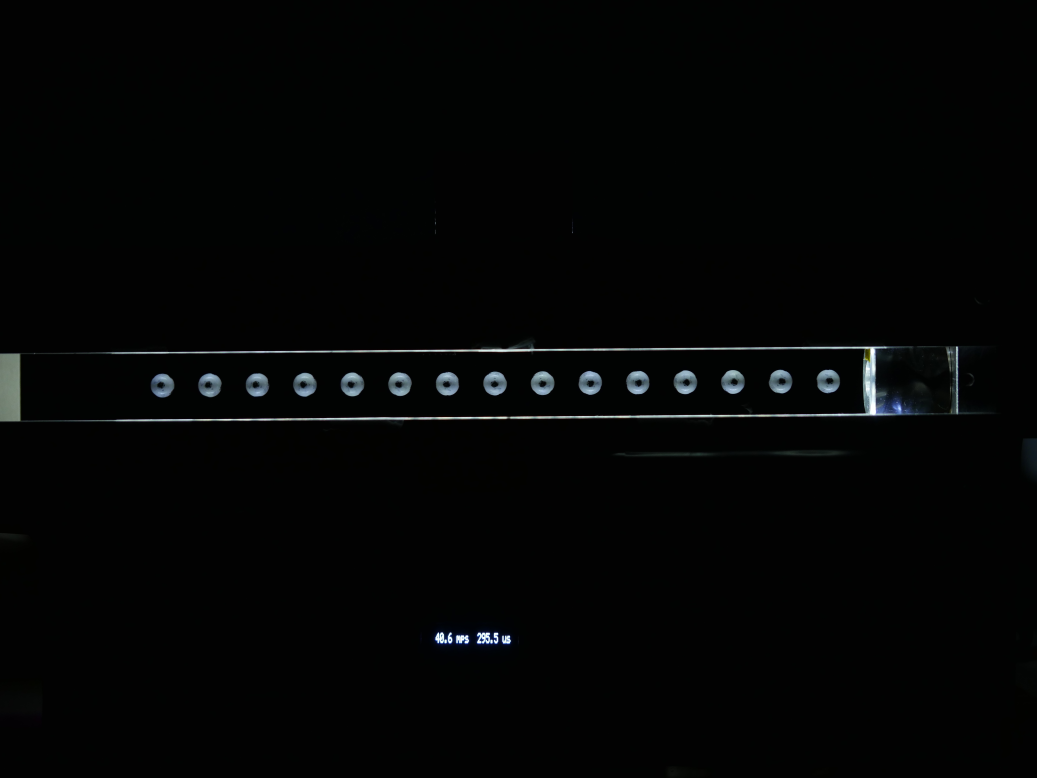
#> input picture bbpict/P1110805.JPG, 5184 x 3888 px (shown at 1/5 size)
$ python -i bbrot_v2.py   (imports and definitions only)
#> lines starting #> are read from the running program, lines starting #| are printed output that depends on the picture
#   bbrot.py
#                   v2
#
#   2022.07.09
#
#   変更履歴
#   2022.10.10  OCR仕様変更ー表示器をdeBUGgerからOLEDに変更のため。
#   2022.10.28  回転方向を限定することで-359〜359度の回転解析角度とした。
#               解析の時の角度を前回値から推定することで解析角度を狭めて高速化。
#               解析結果をcsvファイルに書き出し。
#   2022.10.29  OLED表示フォントを作ったのでOCR読み取り精度が上がった。ほぼOK。->読み取り自動化。
#   2023.04.18  角度0度の時の異常値判定を回避
#   2023.05.08  bbpictディレクトリ内の画像ファイル読込の際、子ディレクトリを除外しエラー回避
#   2023.05.08  読み取りエラーの時、解析角度範囲を狭めてやり直し...少しは救われるデータあり。時間かかる以外悪くなるところはないので採用
#   2023.05.09  BB弾回転アニメ.gifファイルを出力
#   2023.07.23  python3.11だとエラーになる。3.10.9でOK
#   2023.10.17  gifのdurationをdtに比例させ1/600スロー再生になるようにした。
#   2025.08.05  gitがわけわからん　データが消える  一度にアップデートできる量を超えているよう　設定を変更　git config --global http.postBuffer 157286400　してOK
#   2025.08.06  エラーが表示されるところを修正して、いらないサブルーチンやらを多少整理。
#   2025.08.19  パイソンのバージョン環境によってエラーになる？　バージョンごとにライブラリをインストールするのか？？？
#

#ライブラリの読み込み
import sys
import os
import math
#from webbrowser import BackgroundBrowser
import csv
import cv2  #openCV 画像解析

import pyocr    #OCR 写真から数値を読み取り
import pyocr.builders
#import datetime
import numpy as np
import matplotlib.pyplot as plt #グラフ描画（ヒストグラム）デバッグ用
from PIL import Image   #.GIFアニメーション生成

sys.path.append('/path/to/dir')
NON_INTERACTIVE = os.getenv('BBROT_NONINTERACTIVE', '0').lower() in ('1', 'true', 'yes')

#ウインドウの設定
#BB image window
winX0 = 0
winY0 = 0
#matchBB window
winX1 = 200
winY1 = 200
#TAMA window
winX2 = 500
winY2 = 200
winH2 = 140
#OCR window
winX3 = 0
winY3 = 560
#gif
winX4 = 30
winY4 = 400
#template
winX5 = 200
winY5 = 200
#
# [15 lines not run here, left out]

#色の定義
black   = (0, 0, 0)
mazenta = (255, 0, 255)
yellow  = (0, 255, 255)
green   = (0, 255, 0)
darkGreen = (0, 127, 0)
white   = (255, 255, 255)


# [647 lines left out: functions process, circlesHough, excludeSmall, inclinationAngle, bbImageCrop, estimateRot, not called in this run]


##### OCR ##########################################################################

def ocrLcd(image):
    """
    OCRで発光周期時間を読み取り

    Parameters
    ----------
    image : mat
        画像

    Returns
    -------
        読み取った周期時間
        読み取った初速
    """

    #撮影時の表示の位置で設定を変更
    #if fileName < "P110169":
                    #画像のサイズ　5184 × 3888 ピクセル　　180 ピクセル/インチ
    ocrType = 5     # 0 --  2022/07/17~ 手入力  P1110155.JPG ~ P1110xxx.JPG
                    # 1 --  2022/07/17~ 手入力  P1110170.JPG ~ P1110236.JPG 　　確認　0170-179,0183-0191
                    # 1.2 - 2022/07/24~ 手入力  P1110241.JPG ~ P1110xxx.JPG 　　確認　0241-0256,0258-273
                    # 2 --  2022/08/16~  P1110414.JPG ~ P1110603.JPG
                    # 3 --  2022/10/10~  P1110609.JPG ~
                    # 4 --  2022/10/30~  P1110885.JPG ~
                    # 5 --  2026/06/06~  P1160085.JPG ~ 3Dプリンタで筐体を製作したので表示位置が変わった

    if ocrType == 0:
        lcdImage = crop(image, ( 1800, 800) , ( 1000, 1000))
        lcdImage = cv2.convertScaleAbs(lcdImage, alpha = 0.5, beta = -20)
        lcdImage = cv2.medianBlur(lcdImage, ksize = 1) #ksizeは奇数
        ret, lcdImage = cv2.threshold(lcdImage, 95, 255,cv2.THRESH_BINARY)
    else:
        if ocrType == 1:
            # 2022/07/17~  P1110170.JPG ~ P1110xxx.JPG
            lcdImage = crop(image, ( 2250, 3250) , ( 850, 700))  #中心座標、サイズ
        if ocrType == 1.2:
            # 2020/07/24~  P1110241.JPG~
            lcdImage = crop(image, ( 1950, 3250) , ( 850, 800))  #中心座標、サイズ
        if ocrType == 2 or ocrType == 3:
            # 2022/08/16 P1110416.JPG~
            lcdImage = crop(image, ( 2400, 3250) , ( 700, 750))  #中心座標、サイズ
        if ocrType == 4:
            # 2022/10/30 P1110416.JPG~
            lcdImage = crop(image, ( 2350, 3200) , ( 700, 450))  #中心座標、サイズ
        if ocrType == 5:
            # 2026/06/06~  P1160085.JPG ~
            lcdImage = crop(image, ( 2592, 3000) , ( 700, 450))  #中心座標、サイズ

        #cv2.imshow('t',lcdImage)
        #cv2.waitKey(0)
        lcdImage = cv2.convertScaleAbs(lcdImage, alpha = 0.5, beta = -20)
        lcdImage = cv2.medianBlur(lcdImage, ksize = 3) #ksizeは奇数
        ret, _ = cv2.threshold(lcdImage, 0, 255,cv2.THRESH_BINARY | cv2.THRESH_OTSU)
        #print('OCR用二値化 大津の閾値:', ret)
        ret, lcdImage = cv2.threshold(lcdImage, ret + 35, 255,cv2.THRESH_BINARY)
        #retはOTSUのときのしきい値
        kernel = np.ones((3,3),np.uint8)
        lcdImage = cv2.erode(lcdImage, kernel)

    #表示LCD(deBUGger)の回転
    if ocrType == 0:
        lcdImage = rot(lcdImage, 91.5)
    if ocrType >= 1 and ocrType <= 2:
        lcdImage = rot(lcdImage, -90)
    #2020/10/10~ 専用OLED LCDに変更したので回転不要


    #cv2.imshow("image4", lcdImage)
    #cv2.waitKey(1)
    lcdImage = cv2.bitwise_not(lcdImage)    #反転
    #cv2.imshow("image4", lcdImage)
    #cv2.waitKey(1)

    #####test 文字
    #cv2.putText(lcdImage, "* test 12.3m/sec (456.7us) test *", org = (20, 860), fontFace = cv2.FONT_HERSHEY_SIMPLEX, fontScale = 1.0, color = (0,0,0), thickness = 2)
    cv2.imwrite('ocrimg.png', lcdImage)

    cv2.namedWindow("lcdImage", cv2.WINDOW_NORMAL)
    h = lcdImage.shape[0]
    w = lcdImage.shape[1]
    rLcdImage = cv2.resize(lcdImage, (w // 2, h // 2))

    cv2.imshow("lcdImage", rLcdImage)
    cv2.moveWindow("lcdImage", winX3, winY3)

    #cv2.imwrite("test.png",lcdImage)
    cv2.waitKey(1)

    tools = pyocr.get_available_tools()
    if len(tools) == 0:
        #print("No OCR tool found")
        sys.exit()

    tool = tools[0]
    # [5 lines of commented-out code are left out]
    builder = pyocr.builders.WordBoxBuilder(tesseract_layout=6) #box
    txt = tool.image_to_string(Image.open('ocrimg.png'), lang = 'eng', builder = builder)

    out = cv2.imread('ocrimg.png')
    for t in txt:

        #print('[ "' + t.content + '"', end = ' ')       # debug
        #print(t.position, "]")                          # debug
        cv2.rectangle(out, t.position[0], t.position[1], (255, 0, 255), 2) # type: ignore

    cv2.imshow('lcdImage', out) # type: ignore
    cv2.waitKey(1)
    #判別
    if len(txt) < 4:
        #読み取り項目不足のとき
        readVal = "xxx.x"
        readV0 = "xx.x"
        return readVal, readV0

    rvI = 0
    readVal = ""
    for i in range(-1, -3, -1):
        if txt[i].content == 'us':
            rvI = i - 1
            readVal = txt[rvI].content
            #print("dt読み取り値 ", readVal)    # debug
            break

    #usが識別できなかった時
    if rvI < 2:
        readVal = txt[-2].content
        readV0 = txt[-4].content
    else:
        readV0 = txt[rvI - 2].content
    #print("v0読み取り値 ", readV0)     # debug

    return readVal, readV0


##### サブ関数　##################################

def crop(image, pt, size):
    """
    画像の一部を矩形で切り取る

    Parameters
    ----------
    image : mat
        切り出し元の画像
    pt : [number, number]
        切り取り中心[col, row]
    size : [number, number]
        切り取りサイズ[width, height]

    Returns
    -------
        切り出した画像
    """
    left = int(pt[0] - size[0] / 2)
    if left < 0:
        left = 0
    right = int(pt[0] + size[0] / 2)
    top = int(pt[1] - size[1] / 2)
    if top < 0:
        top = 0
    bottom = int(pt[1] + size[1] / 2)
    d = len(image.shape)
    if d <= 2:
        #grayscale
        return image[top:bottom, left:right]
    else:
        #color
        return image[top:bottom, left:right, :]


# [54 lines left out: functions rot, mask_circle, not called in this run]


########  main  ######################################################################################
#指定したフォルダの画像すべてに対して実行
#pythonの関数の定義位置は、実際に実行するまでに定義されていればよい。
#プログラムは先頭から実行されていくがdef関数定義の中身は実行されないので、実際に呼び出された時で考える。
#ここでprocess()が呼ばれるまでにprocess()中で呼ばれる関数は定義されているのでprocess()の後に定義でもオッケー
# [8 lines not run here, left out]

root = './bbpict'
resultdir = './bbresult/'
# [1 line that did not run here, left out]
# [1 line not run here, left out]
files = []
#ディレクトリを除外
# [3 lines not run here, left out]

files = sorted(files)
# [3 lines not run here, left out]

# [1 line that did not run here, left out]
# [1 line that did not run here, left out]
# [1 line that did not run here, left out]

# [62 lines not run here, left out]

>>> import cv2
>>> picture = cv2.imread('bbpict/P1110805.JPG')
#> picture is the input picture: shape (3888, 5184, 3); mean B, G, R 4.7, 4.9, 3.9
>>> result = ocrLcd(picture)
#> in crop, `return image[top:bottom, left:right, :]`:
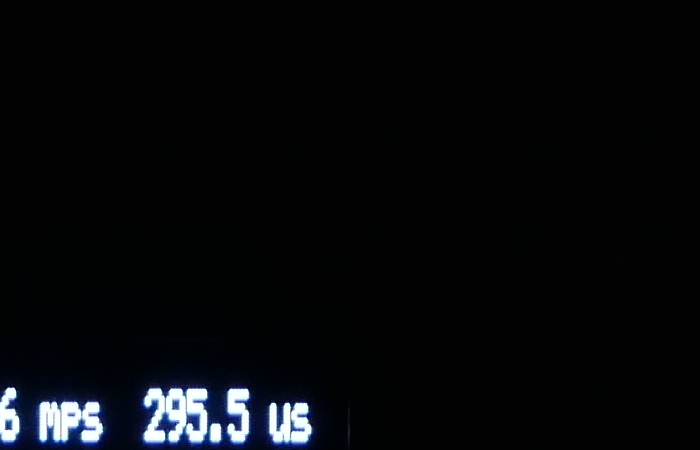
#> returned value: shape (450, 700, 3); mean of channels 0, 1, 2 10.9, 8.7, 7.4; drawn as B, G, R
#> in ocrLcd, `lcdImage = cv2.convertScaleAbs(lcdImage, alpha = 0.5, beta = -20)`:
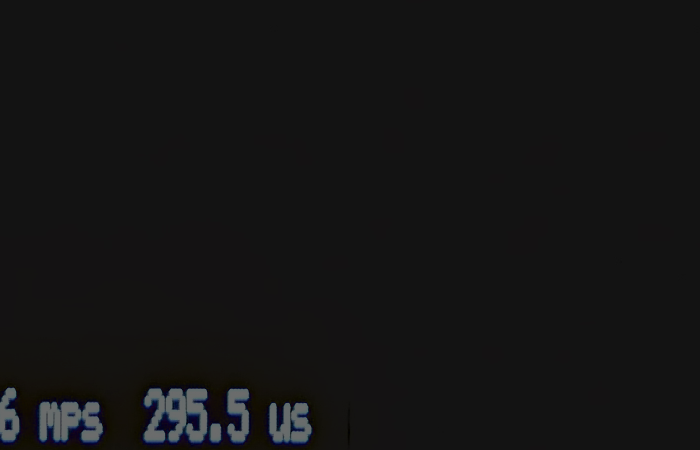
#> lcdImage: shape (450, 700, 3); mean B, G, R 20.7, 20.5, 20.7
#> (the run stopped early here; a loop or call above may not have finished)

$ run again, on bbpict/P1120004.JPG
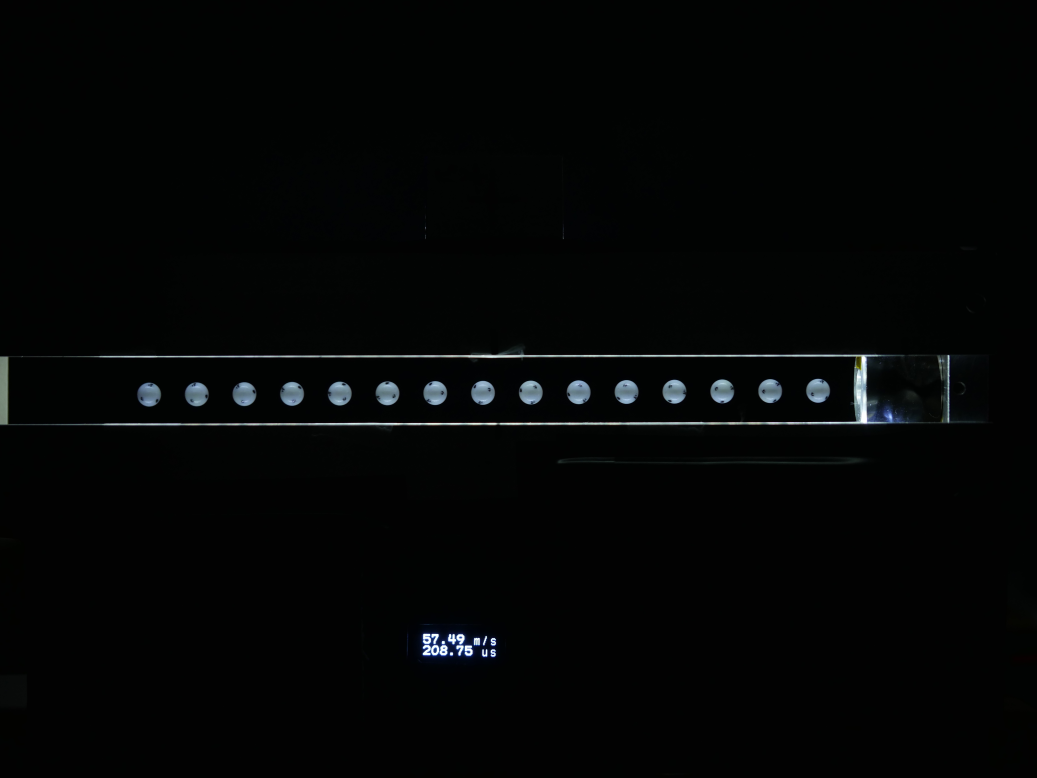
#> input picture bbpict/P1120004.JPG, 5184 x 3888 px (shown at 1/5 size)
#> picture is the input picture: shape (3888, 5184, 3); mean B, G, R 5.2, 5.4, 3.9
#> in crop, `return image[top:bottom, left:right, :]`:
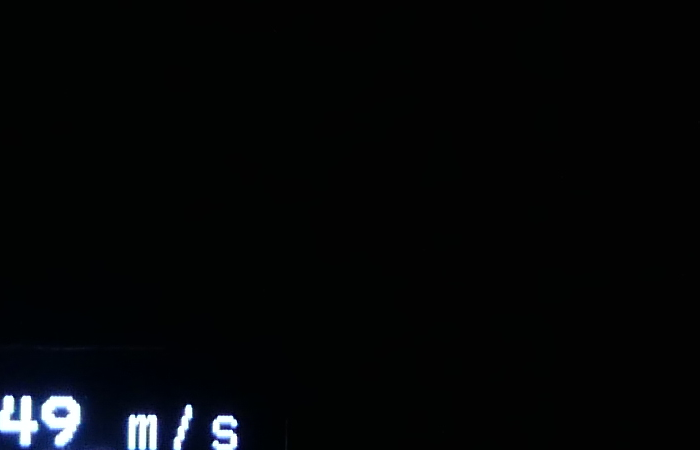
#> returned value: shape (450, 700, 3); mean of channels 0, 1, 2 7.8, 6.6, 5; drawn as B, G, R
#> in ocrLcd, `lcdImage = cv2.convertScaleAbs(lcdImage, alpha = 0.5, beta = -20)`:
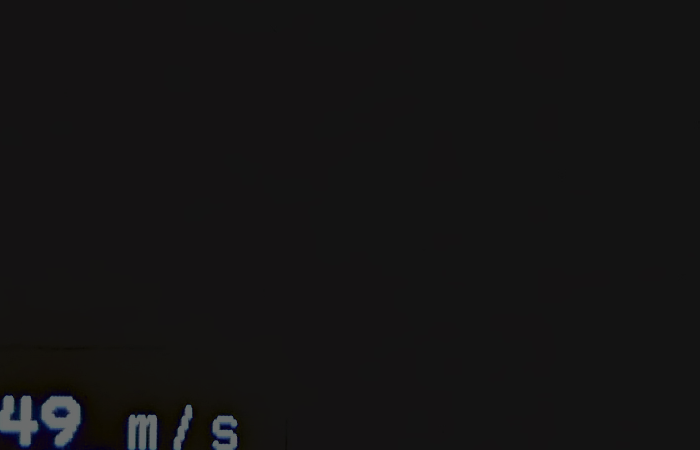
#> lcdImage: shape (450, 700, 3); mean B, G, R 19.9, 19.5, 20.4
